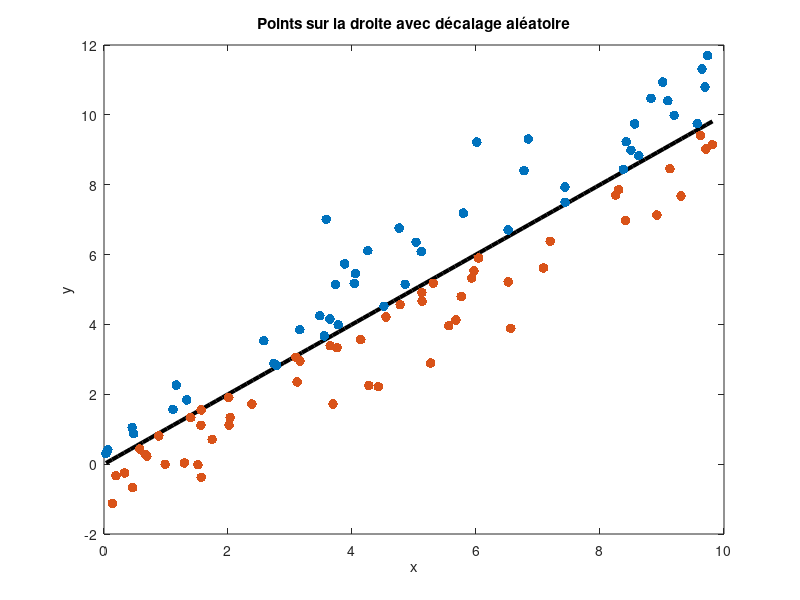

This figure's MATLAB source: (Note: this script raises an error after producing the figure.)
w1 = -1;
w2 = 1;
b = 0;

N = 100;
x1 = rand(1,N) * 10; % 100 pour ne pas avoir 0.00
x2 = (-b - w1 * x1 ) ./ w2;
x2 = x2 + randn(1,N); % loi normal

% Initialiser le tableau des étiquettes
Y = zeros(1, N);

% Assigner les étiquettes en fonction de la position par rapport à la droite
for i = 1:N
    if x2(i) > (-b - w1.*x1(i)) / w2;% Comparer avec l'équation de la droite
        Y(i) = 1; % Au-dessus de la droite
    else
        Y(i) = 0; % En dessous de la droite
    end
end

% Stocker les points et leurs étiquettes dans des tableaux
X = [x1; x2]; % Matrice X de dimension 2xN

% Affichage des résultats
figure;
x_vals = linspace(min(x1), max(x1), 100);
y = (-b - w1 * x_vals ) ./ w2;
plot(x_vals,y, 'k', 'LineWidth', 3);
hold on;
scatter(X(1,Y == 1), X(2, Y==1), 50,'blue','filled');
scatter(X(1,Y == 0), X(2, Y==0), 50,'red','filled');
xlabel('x');
ylabel('y');
title('Points sur la droite avec décalage aléatoire');
hold off;


%la fonction csvm

fcont = @(w) csvm(Y,X,w);
w_ini = [w1;w2;b];
[W_min, fval, exitflag, output] = fmincon(@fsvm, w_ini, [], [], [], [], [], [], fcont);

W_min